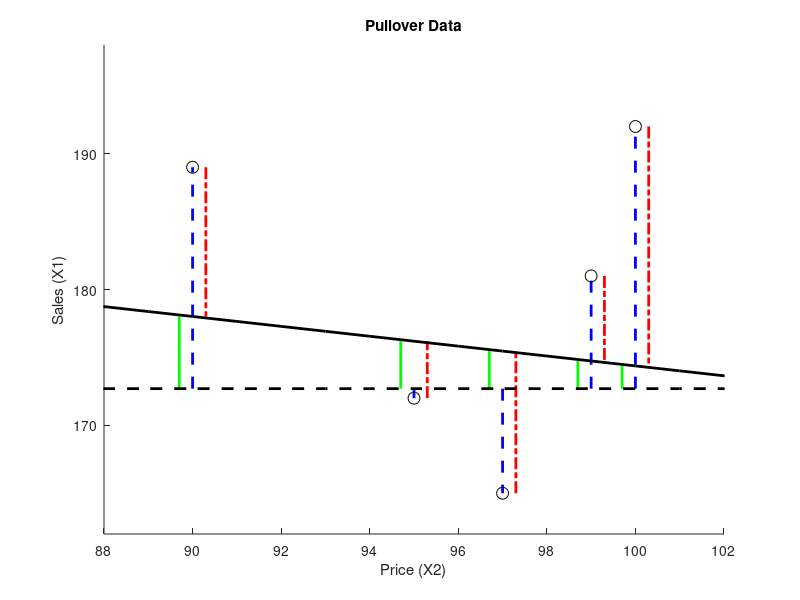

Here is the MATLAB script that generated this plot:
%% clear all variables
clear
clc
close all

%% load data
x = load('pullover.dat');     

dat(:,1) = x(:,2); % extracts colum 2 
dat(:,2) = x(:,1); % extracts column 1

cv  = cov(dat); % compute var-cov matrix 
sxy = cv(2,1); % extracts covariance
sxx = cv(1,1); % extracts variance var 1

beta  = sxy/sxx;
alpha = mean(dat(:,2)) - beta*mean(dat(:,1));
y     = dat(:,2);
yhat  = alpha + beta * dat(:,1);


for i = 1:length(x)
    yquer(i) = mean(dat(:,2));
end

%% plot
% Generate line1
m = 1;
for i = 1:length(x)
        line1(m,1)   = dat(i,1);
        line1(m+1,1) = dat(i,1);
        line1(m+2,1) = dat(i,1);
        
        m = m+3;
end

m = 1;
for i = 1:length(x)
        line1(m,2)   = yquer(i);
        line1(m+1,2) = y(i);
        line1(m+2,2) = yhat(i);
        
        m = m+3;
end

%Generating line2
m = 1;
for i = 1:length(x)
        line2(m,1)   = dat(i,1)-0.3;
        line2(m+1,1) = dat(i,1)-0.3;
        line2(m+2,1) =dat(i,1)-0.3;
        m = m+3;
end

m = 1;
for i = 1:length(x)
        line2(m,2)   = yquer(i);
        line2(m+1,2) = y(i);
        line2(m+2,2) = yhat(i);
        
        m = m+3;
end

%Generating line3
m = 1;
for i = 1:length(x)
        line3(m,1)   = dat(i,1)+0.3;
        line3(m+1,1) = dat(i,1)+0.3;
        line3(m+2,1) = dat(i,1)+0.3;
        
        m = m+3;
end

m = 1;
for i = 1:length(x)
        line3(m,2)   = y(i);
        line3(m+1,2) = yhat(i);
        line3(m+2,2) = yquer(i);
        
        m = m+3;
end

t   = (round(min(dat(:,1)))-5):(round(max(dat(:,1))) +5);
fit = alpha + beta*t;

rl(:,1) = t;
rl(:,2) = fit;

aux  = mean(dat(:,2))*ones(length(t));
aux1 = aux(:,1);

ybar(:,1) = t;
ybar(:,2) = aux1;

hold on

%Blueline
blueline(1,:)  = line1(1,:);
blueline(2,:)  = line1(2,:);
blueline(3,:)  = line1(4,:);
blueline(4,:)  = line1(5,:);
blueline(5,:)  = line1(7,:);
blueline(6,:)  = line1(8,:);
blueline(7,:)  = line1(10,:);
blueline(8,:)  = line1(11,:);
blueline(9,:)  = line1(13,:);
blueline(10,:) = line1(14,:);
blueline(11,:) = line1(16,:);
blueline(12,:) = line1(17,:);
blueline(13,:) = line1(19,:);
blueline(14,:) = line1(20,:);
blueline(15,:) = line1(22,:);
blueline(16,:) = line1(23,:);
blueline(17,:) = line1(25,:);
blueline(18,:) = line1(26,:);
blueline(19,:) = line1(28,:);
blueline(20,:) = line1(29,:);

i = 1;
while i<length(blueline)
    line([blueline(i,1) blueline(i+1,1)],[blueline(i,2) blueline(i+1,2)],'Color','b','LineWidth',2,'LineStyle','--');
    i = i+2;
end

%Greenline
greenline(1,:)  = line2(1,:);
greenline(2,:)  = line2(3,:);
greenline(3,:)  = line2(4,:);
greenline(4,:)  = line2(6,:);
greenline(5,:)  = line2(7,:);
greenline(6,:)  = line2(9,:);
greenline(7,:)  = line2(10,:);
greenline(8,:)  = line2(12,:);
greenline(9,:)  = line2(13,:);
greenline(10,:) = line2(15,:);
greenline(11,:) = line2(16,:);
greenline(12,:) = line2(18,:);
greenline(13,:) = line2(19,:);
greenline(14,:) = line2(21,:);
greenline(15,:) = line2(22,:);
greenline(16,:) = line2(24,:);
greenline(17,:) = line2(25,:);
greenline(18,:) = line2(27,:);
greenline(19,:) = line2(28,:);
greenline(20,:) = line2(30,:);

i = 1;
while i<length(greenline)
    line([greenline(i,1) greenline(i+1,1)],[greenline(i,2) greenline(i+1,2)],'Color','g','LineWidth',2);
    i = i+2;
end

%Redline
redline(1,:)  = line3(1,:);
redline(2,:)  = line3(2,:);
redline(3,:)  = line3(4,:);
redline(4,:)  = line3(5,:);
redline(5,:)  = line3(7,:);
redline(6,:)  = line3(8,:);
redline(7,:)  = line3(10,:);
redline(8,:)  = line3(11,:);
redline(9,:)  = line3(13,:);
redline(10,:) = line3(14,:);
redline(11,:) = line3(16,:);
redline(12,:) = line3(17,:);
redline(13,:) = line3(19,:);
redline(14,:) = line3(20,:);
redline(15,:) = line3(22,:);
redline(16,:) = line3(23,:);
redline(17,:) = line3(25,:);
redline(18,:) = line3(26,:);
redline(19,:) = line3(28,:);
redline(20,:) = line3(29,:);

i = 1;
while i<length(redline)
    line([redline(i,1) redline(i+1,1)],[redline(i,2) redline(i+1,2)],'Color','r','LineWidth',2,'LineStyle','-.');
    i = i+2;
end

scatter(dat(:,1),dat(:,2),75,'k');
title('Pullover Data')
xlabel('Price (X2)')
ylabel('Sales (X1)')
xlim([88 102]);
ylim([162 198]);
line(rl(:,1),rl(:,2),'Color','k','LineWidth',2)
line(ybar(:,1),ybar(:,2),'Color','k','LineStyle','--','LineWidth',2)
hold off